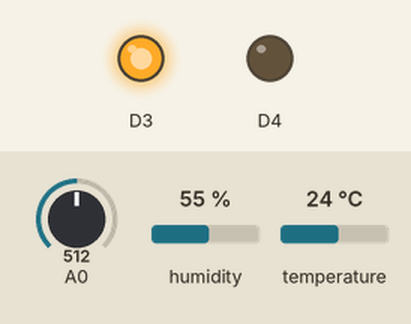
Recording of a sketch running on a simulated ESP8266 (NodeMCU). Parts: output pins drawn as LEDs (lit = HIGH). The test bench sets the inputs (shaded band); at power-on: A0 = 512, humidity 55 %, temperature 24 °C. WiFi joins after 1.5 s; servers stay silent unless stated; EEPROM starts erased; no MQTT or app messages arrive unless stated; what the sketch prints to the serial monitor is not drawn.

Above: at 7.4 s.
At 11.9 s:
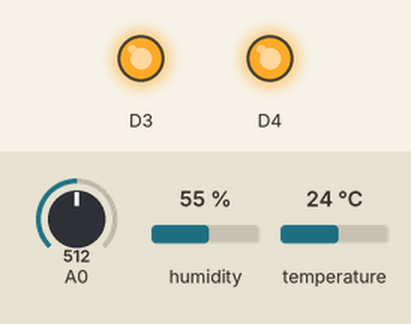
Timing chart, 0 to 17.0 s (numbered marks = the images above):
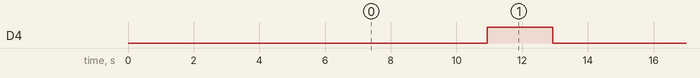

Measured:
- by itself, D4: alternates HIGH for 2.0 s and LOW for 8.0 s

The sketch:

send_telemetry.ino
```cpp
#include <ESP8266WiFi.h> //permette la connessione della scheda  alla rete WiFi
#include <ESP_EEPROM.h>
#include <ArduinoJson.h>
#include <PubSubClient.h>
#include <ArduinoJson.h>
#include <DHT.h>      //libreria necessaria per utilizzare il sensore DHT11

// pin di ESP8266 NodeMCU collegato all'uscita (pin OUT) del sensore DHT11
#define tipoDHT DHT11
/* definisce il tipo di sensore della famiglia DHT:  in questo caso viene selezionato
   DHT11, ma esistono sono altri sensori quali DHT21 e DHT22
*/
DHT dht(D1,tipoDHT);  //Istanzia l'oggetto dht della classe DHT
float h;          //umidità
float t;         //temperatur
float g; //gas

//***Configurazione WiFI: impostazione delle credenziali di rete
const char* ssid = "yami";        //Inserire qui l'SSID
const char* password = "giugi99ciao"; //Inserire qui la password WiFi
//WiFiClient  client;

unsigned long time_last = 0;        // time ultima rilevazione
unsigned long time_current;         // time corrente
const long interval = 10000;
// fisso l'intervallo tra una rilevazione e l'altra ad esempio a 15 minuti
// 900000ms = 9000s=15 minuti


// MQTT Broker : TO BE CONFIGURED WITH YOUR BROKER VARIABLES
const char *mqtt_broker = "38.242.158.232";
const char *topic = "test";
const char *mqtt_username = "test";
const char *mqtt_password = "test";
const int mqtt_port = 32694;

WiFiClient espClient;
PubSubClient client(espClient);

// Device fingerprint and strin with the ID of the datacenter
uint32_t ucid = ESP.getChipId();
uint32_t dataCenterID;

void setup()
{
  delay(1000);

  pinMode(D3,OUTPUT);
  pinMode(D4,OUTPUT);
  pinMode(A0, INPUT);
  dht.begin();

  // apre una connessione seriale. A scopo di debug inviamo messaggi al monitor seriale
  Serial.begin(115200);

   // get device fingerprint

  Serial.print("UCID: ");
  Serial.println(ucid, HEX);

  // Initialize the EEPROM library
  EEPROM.begin(sizeof(dataCenterID));
  EEPROM.get(0, dataCenterID);
  Serial.print("DC ID from EPROM: ");
  Serial.println(dataCenterID, DEC);

  WiFi.begin(ssid, password);   //Si connette al router WiFi
  Serial.println("Connessione al WiFi in corso..");
  while (WiFi.status() != WL_CONNECTED)
  {
      delay(500);
      Serial.print(".");
  }
  Serial.println("");
  Serial.print("ESP8266 NodeMCU connessa alla rete WiFI: ");
  Serial.print(ssid);
  Serial.print("  con il numero IP : ");
  Serial.println(WiFi.localIP());//l'IP di ESP8266 viene assegnato dal DHCP
  Serial.println();
  digitalWrite(D3, 1); // si accende il led 1 che indica che il Wifi è attivo
  delay(500);
  rileva_invia();
  // chiamata alla funzione che rileva umidità H e temperatura T  e invia i dati allo script
  // PHP  del server remoto con una richiesta HTTP GET

} //----chiude setup()------------------------------------------------------------------

void loop()
{
  time_current = millis();
  if (time_current - time_last >= interval) // se è trascorso il tempo impostato in interval
  {
    time_last = time_current; // aggiorno il time ultima rilevazione
    rileva_invia();
    // chiamata alla funzione che rileva umidità H e temperatura T  e invia i dati allo script
    // PHP  del server remoto con una richiesta HTTP GET

    // il led 2 si accende per 2 secondi  segnalando che è stata fatta una lettura
      digitalWrite(D4, 1);
      delay(2000);
      digitalWrite(D4, 0);
  }
}

void rileva_invia()
{
   // faccio 3 letture in modo che i valori letti dal sensore DHT11 , che non è velocissimo,
   // si stabilizzino
   for(int i=0;i<3;i++)
    {
        h = dht.readHumidity();     // Lettura dell'umidità
        t = dht.readTemperature();  // Lettura della temperatura in gradi Celsius
        g= (analogRead(A0)*100)/1024;
        delay(300);
    }
    if (isnan(h) || isnan(t))  //Verifica se  si presenta un errore di lettura
    {
          Serial.println("Errore di lettura...");
          return;
          h=0.0;
          t=0.0;
          g=0.0;
    }
    String s="Umidità= "+String(h)+"     Temperatura="+String(t);
    Serial.println(s);
    String s2=String(h)+"#"+String(t)+"#";
    client.setServer(mqtt_broker, mqtt_port);
    client.setKeepAlive(6000);
while (!client.connected()) {
    String client_id = "esp8266-client-";
    client_id += String(WiFi.macAddress());
    Serial.printf("The client %s connects to the public mqtt broker\n", client_id.c_str());
    if (client.connect(client_id.c_str(), mqtt_username, mqtt_password)) {
    } else {
        Serial.print("failed with state ");
        Serial.print(client.state());
        delay(2000);
    }
}

    // Convert sensor data to JSON format
  StaticJsonDocument<200> doc;
  doc["humidity"] = h;
  doc["temperature"] = t;
  doc["gas_perc"] = g;
  doc["device_fingerprint"] = ucid;
  doc["datacenter_id"] = dataCenterID;
  String json_data;
  serializeJson(doc, json_data);

  // Publish sensor data to MQTT topic
    client.publish(topic, json_data.c_str());

  // Print sensor data to serial monitor
  Serial.println(json_data);

}
```
